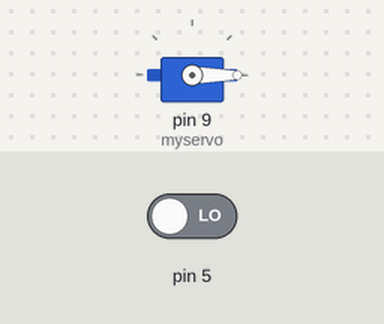
A sketch run on a simulated Arduino Uno, built with avr-gcc and run on an emulated ATmega328P. On the bench: servo. Inputs (shaded band) come from the test bench; at power-on: pin 5 LOW.

Above: at 1.4 s.
1.5 s: pin 5 driven HIGH
At 1.8 s:
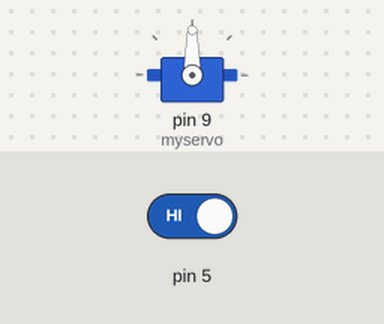
3.0 s: pin 5 driven LOW
At 4.1 s:
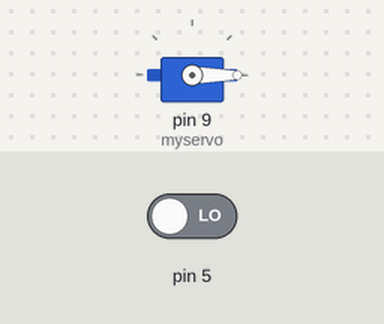
Timing chart, 0 to 6.0 s (numbered marks = the images above; inputs shaded):
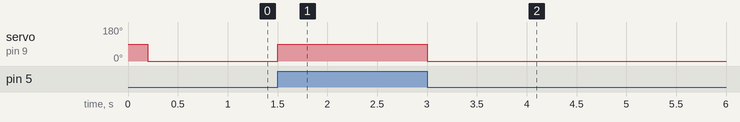

Measured:
- after the input at 1.5 s, servo on pin 9 (myservo): 0° → 90° at once
- after the input at 3.0 s, servo on pin 9 (myservo): 90° → 0° at once

The sketch:

_SIDE_uno_mouth.ino
```cpp
#include <Servo.h>

Servo myservo;

void setup() {

  delay(100);

  myservo.attach(9);

  delay(100);

  pinMode(5, INPUT);

  myservo.write(0);

}

bool state = true;

void loop() {

  if (digitalRead(5)) {
    if (state) {
      myservo.write(90);
      state = false;
      delay(600);
    }
  }
  else {
    if (!state) {
      myservo.write(0);
      state = true;
      delay(600);
    }
  }

}
```
